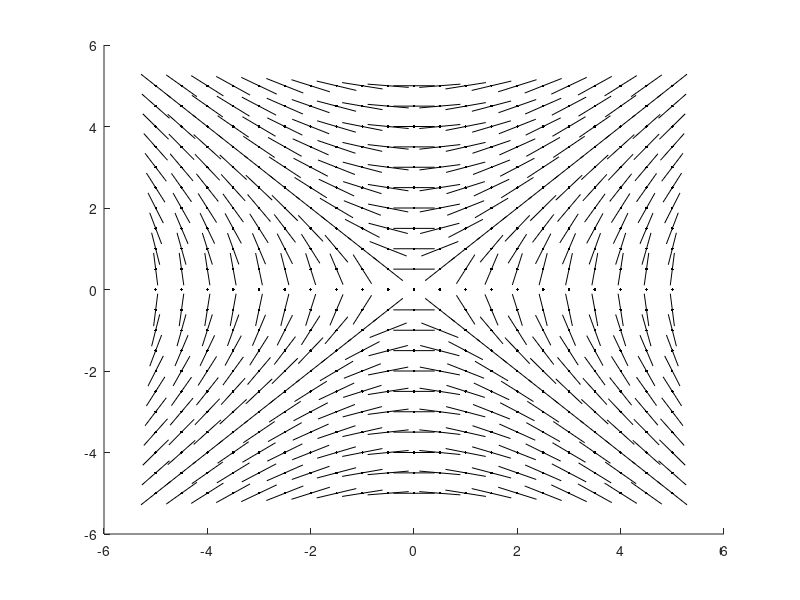

MATLAB code for this plot: (Note: this script raises an error after producing the figure.)
function plotslope
clc;
axis([-6, 6, -6, 6]);
hold on;
x = -5:0.5:5;
y = -5:0.5:5;
delta = 0.4;
for k=1:length(x)
    for m=1:length(y)
        plot(x(k), y(m), 'k.');
        eps = delta / sqrt(1 + ff(x(k), y(m))^2);
        plot([x(k)-eps, x(k)+eps], [y(m)-eps*ff(x(k), y(m)), y(m)+eps*ff(x(k), y(m))], 'k');
    end
end

function z = ff(x,y)
    % z = y; % y' = y
    z = x/y; % y' = x/y
    % try with -x/y, y/x, -y/x, (x+y)/(y-x)
end

[x0, y0] = ginput(1);
plot(x0, y0, 'go');
% symbol solution
% y = dsolve('Dy=y', 'y(x0)=y0', 'x');
% x=-6:0.01:6;
% plot(x, eval(y));

% numerical solution
[x, y] = ode45(@ff, [x0, x0+6], y0);
[x1, y1] = ode45(@ff, [x0, x0-6], y0);
plot(x, y, x1, y1, 'b');

end